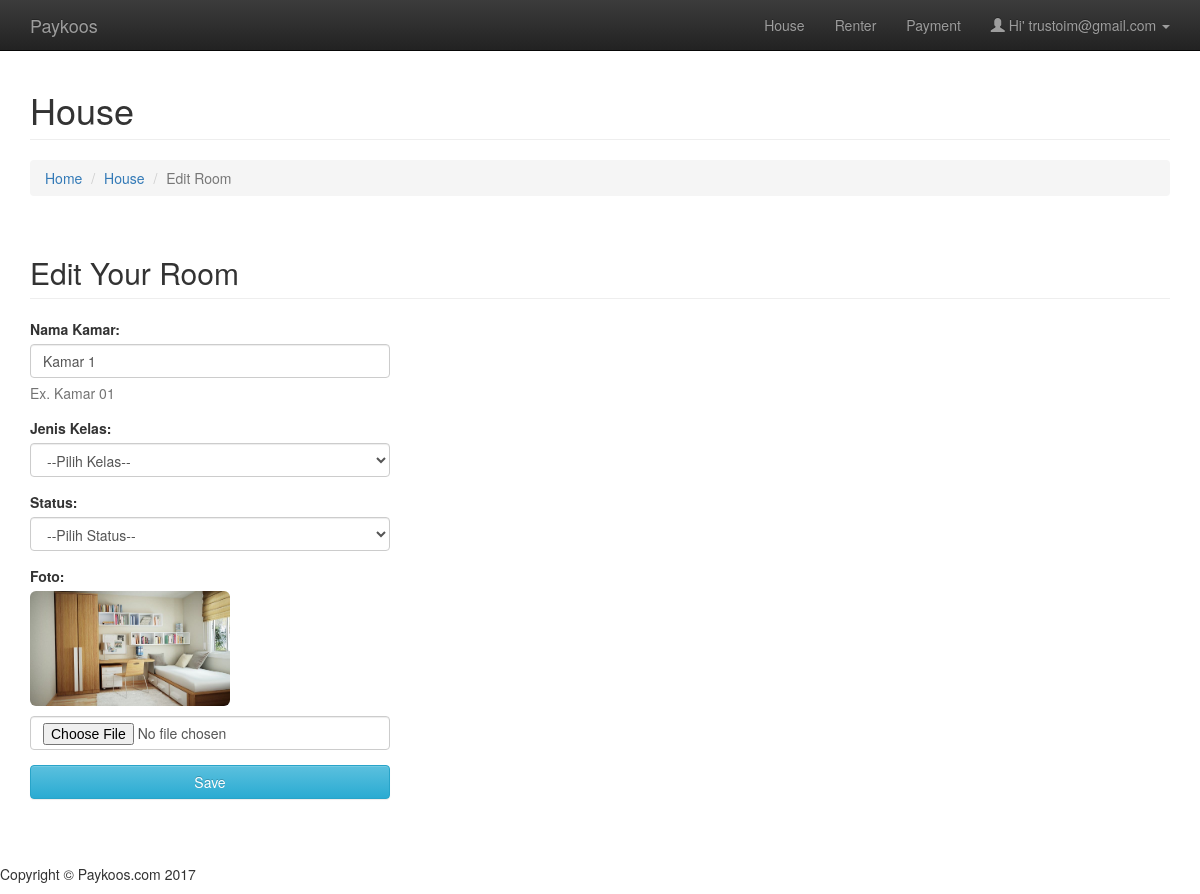
Page /owner-houseroom-edit.php?edit_idroom=1 (signed in) on the committed database.
### tables this page shows
CREATE TABLE `tbl_owner` (
  `id_owner` int(11) NOT NULL,
  `username` varchar(50) NOT NULL,
  `password` varchar(255) NOT NULL,
  `email` varchar(255) NOT NULL,
  `fullname` varchar(85) NOT NULL,
  `gender` varchar(15) NOT NULL,
  `phone` varchar(14) NOT NULL,
  `address` varchar(255) NOT NULL,
  `id_role` int(10) NOT NULL
);

CREATE TABLE `tbl_rooms` (
  `id_room` int(10) NOT NULL,
  `id_owner` int(11) NOT NULL,
  `room_name` varchar(50) NOT NULL,
  `id_class` int(11) NOT NULL,
  `status` varchar(50) NOT NULL,
  `photo` varchar(255) NOT NULL
);

### owner-houseroom-edit.php (the view, shortened to what this page needs)
<?php
	require_once 'app/config/class.owner.php';
	$auth_owner	= new OWNER();
	$id_owner	= $_SESSION['user_session'];
	$stmt	= $auth_owner->runQuery("SELECT * FROM tbl_owner WHERE id_owner=:id_owner");
	$stmt->execute(array(":id_owner"=>$id_owner));
	$ownerRow=$stmt->fetch(PDO::FETCH_ASSOC);
	if (isset($_GET['edit_idroom']) && !empty($_GET['edit_idroom'])) {
		$iroom 			= $_GET['edit_idroom'];
		$stmt_edit		= $auth_owner->runQuery("SELECT id_owner, room_name, id_class, status, photo FROM tbl_rooms WHERE id_room =:iroom");
		$stmt_edit->execute(array(':iroom'=>$iroom));
		$edit_row		= $stmt_edit->fetch(PDO::FETCH_ASSOC);
	}
	else {
		$auth_owner->redirect('owner-house.php');
	}
	include 'app/view/header.php';
	include 'app/view/owner/menu-owner.php';
	include 'app/view/owner/houseroom-owner-edit.php';
	include 'app/view/footer.php';
 ?>

### app/config/class.owner.php (called while the page is built, shortened)
<?php
	class OWNER
	{
	    private $conn;
	    public function __construct()
	    {
	    	$database 	= new Database();
	    	$db 		= $database->dbConnection();
	    	$this->conn = $db;
	    }
	    public function runQuery($sql)
	    {
	    	$stmt	= $this->conn->prepare($sql);
	    	return $stmt;
	    }
	}
 ?>

### owner-houseroom-edit.php (the view, shortened to what this page needs)
<?php
	require_once 'app/config/class.owner.php';
	$auth_owner	= new OWNER();
	$id_owner	= $_SESSION['user_session'];
	$stmt	= $auth_owner->runQuery("SELECT * FROM tbl_owner WHERE id_owner=:id_owner");
	$stmt->execute(array(":id_owner"=>$id_owner));
	$ownerRow=$stmt->fetch(PDO::FETCH_ASSOC);
	if (isset($_GET['edit_idroom']) && !empty($_GET['edit_idroom'])) {
		$iroom 			= $_GET['edit_idroom'];
		$stmt_edit		= $auth_owner->runQuery("SELECT id_owner, room_name, id_class, status, photo FROM tbl_rooms WHERE id_room =:iroom");
		$stmt_edit->execute(array(':iroom'=>$iroom));
		$edit_row		= $stmt_edit->fetch(PDO::FETCH_ASSOC);
	}
	else {
		$auth_owner->redirect('owner-house.php');
	}
	include 'app/view/header.php';
	include 'app/view/owner/menu-owner.php';
	include 'app/view/owner/houseroom-owner-edit.php';
	include 'app/view/footer.php';
 ?>

### app/view/owner/menu-owner.php (shortened to what this page needs)
<nav class="navbar navbar-inverse navbar-fixed-top" role="navigation">
    <div class="container">
        <div class="navbar-header">
            <a class="navbar-brand" href="owner-index.php">Paykoos</a>
        </div>
        <div class="collapse navbar-collapse" id="bs-example-navbar-collapse-1">
            <ul class="nav navbar-nav navbar-right">
                <li>
                    <a href="owner-house.php">House</a>
                </li>
                <li>
                    <a href="owner-renter.php">Renter</a>
                </li>
                <li>
                    <a href="owner-payment.php">Payment</a>
                </li>
                <li class="dropdown">
                    <a href="#" class="dropdown-toggle" data-toggle="dropdown"><span class="glyphicon glyphicon-user"></span>&nbsp;Hi' <?php echo $ownerRow['email']; ?>&nbsp;<b class="caret"></b></a>
                </li>
            </ul>
        </div>
    </div>
</nav>

### app/view/owner/houseroom-owner-edit.php (shortened to what this page needs)
<div class="container">
        <div class="row">
            <div class="col-lg-12">
                <h1 class="page-header">House
                </h1>
                <ol class="breadcrumb">
                    <li><a href="owner-index.php">Home</a>
                    </li>
                    <li><a href="owner-house.php" title="">House</a></li>
                    <li class="active">Edit Room</li>
                </ol>
            </div>
        </div>
    <div class="row">
    	<div class="col-lg-12">
            <h2 class="page-header">Edit Your Room</h2>
        </div>
        <div class="row">
        	<div class="col-lg-12">
            <form method="post" role="form" action="" name="roomFormEdit" enctype="multipart/form-data">
	        	<div class="col-md-4">
                    <div class="control-group form-group">
                        <div class="controls">
                            <label>Nama Kamar:</label>
                            <input type="text" name="room_name" class="form-control" value="<?php echo $edit_row['room_name']; ?>">
                            <p class="help-block">Ex. Kamar 01</p>
                        </div>
                    </div>
                    <div class="control-group form-group">
                        <div class="controls">
                            <label>Jenis Kelas:</label>
                            <select name="id_class" class="form-control">
                                <option selected="selected">--Pilih Kelas--</option>
                            </select>
                        </div>
                    </div>
                    <div class="control-group form-group">
                        <div class="controls">
                            <label>Status:</label>
                            <select name="status" class="form-control">
                                <option value="">--Pilih Status--</option>
                            </select>
                        </div>
                    </div>
                    <div class="control-group form-group">
                        <div class="controls">
                            <label>Foto:</label>
                            <p><img src="photo_rooms/<?php echo $edit_row['photo']; ?>" class="img-rounded" width="200px" height="115px"></p>
                            <input type="file" name="photo" class="form-control input-group" accept="image/*">
                        </div>
                    </div>
                    <div class="control-group form-group">
                        <div class="controls">
                            <button type="submit" name="btn-save-room-update" class="btn btn-info form-control">Save</button>
                        </div>
                    </div>
	            </div>
            </form>
	        </div>
        </div>
    </div>
</div>

### asset/css/modern-business.css (style rules this page uses)
html, body { height: 100%; }
body { padding-top: 50px; }

### rows in the picture
tbl_owner: email "trustoim@gmail.com"
tbl_rooms: room_name "Kamar 1", photo (picture)
